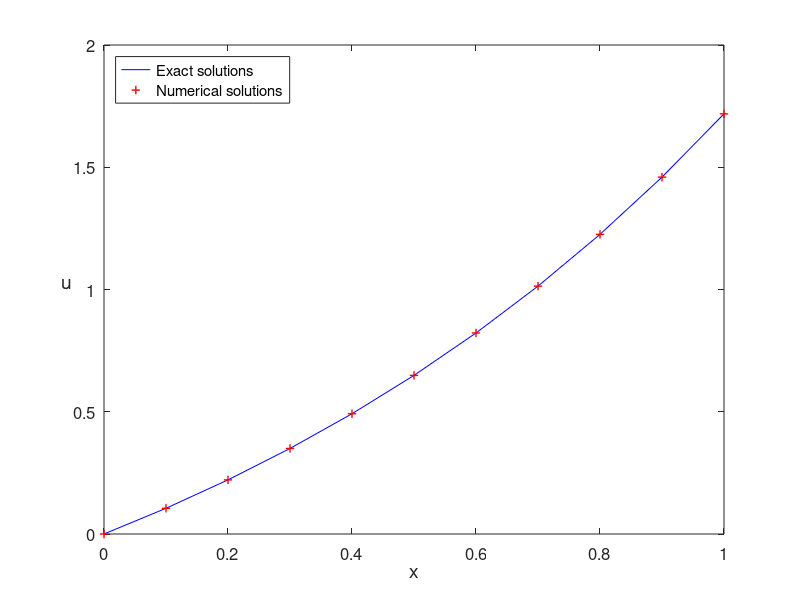

Recreate this plot in MATLAB.
% FEM1a.m
% finite element method for 1D problem
% -u_{xx}=-exp(x), x in (0,1)
% boundary condition: u(0)=0, u'(1)=e;
% exact solution: u(x)=exp(x)-1.
clear all; close all;
N=10;
h=1/N;
X=0:h:1;
b=zeros(N,1);
A=zeros(N,N);
for i=2:N
    F1=@(x) N*(x-X(i-1)).*(-exp(x));     % handle
    R1=integral(F1,X(i-1),X(i));         % numerical integration
    F2=@(x) N*(X(i+1)-x).*(-exp(x));
    R2=integral(F2,X(i),X(i+1));
    b(i-1)=R1+R2;
end
F3=@(x) N*(x-X(N)).*(-exp(x));
b(N)=integral(F3,X(N),X(N+1))+exp(1); 
% Assemble matrix
a11=N;
a12=-N;
for i=1:N-1
    A(i,i)=2*a11;
    A(i,i+1)=a12;
    A(i+1,i)=a12;
end
A(N,N)=a11;
% solving the linear system
c=A\b;
un=vertcat(0,c); 
ue=exp(X)-1;
ue=ue';
Error=norm(un-ue)
% plot the figure
plot(X,ue,'b-',X,un,'r+','LineWidth',1)
%title('Numerical solutions vs Exact solutions','fontsize',14),
legend('Exact solutions','Numerical solutions','location','NorthWest')
set(gca,'fontsize',12)
xlabel('x','fontsize', 14), ylabel('u','fontsize',14,'Rotation',0)

% print -dpng -r600  FEM1a.png
% print -depsc2 FEM1a.eps
